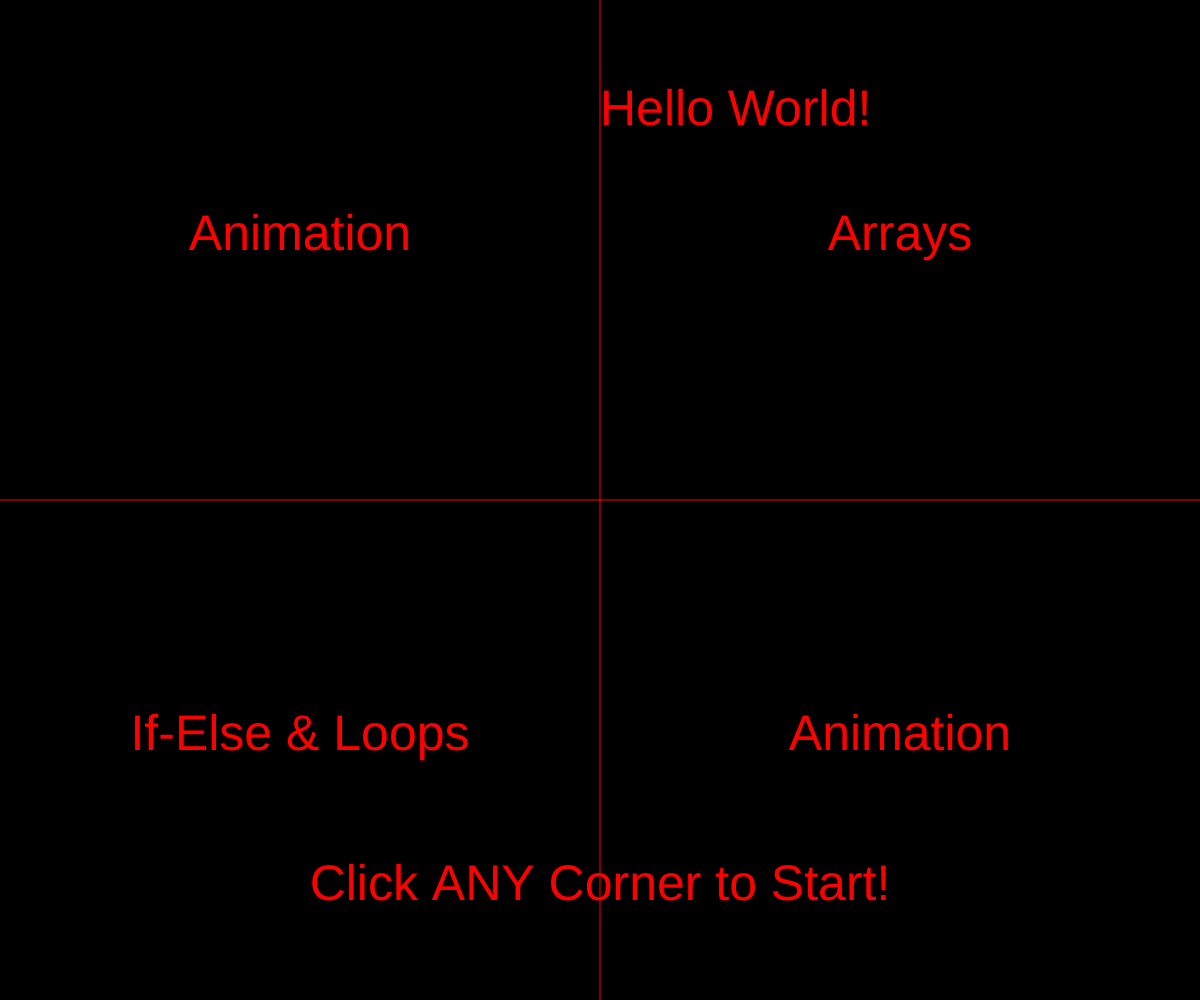
Frame 1 (no input)
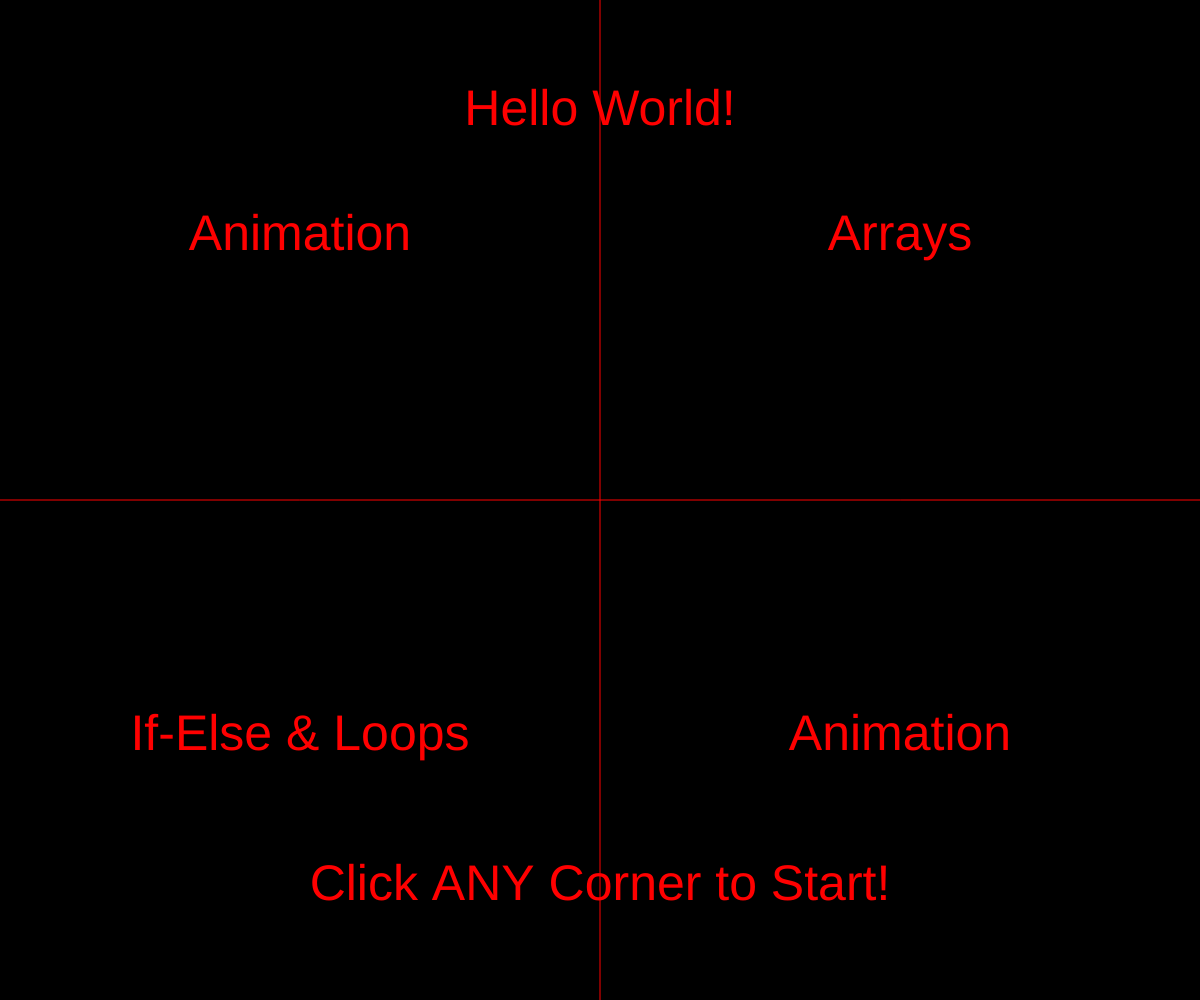
Frame 60 (no input)
Frame 120 (the mouse pressed at the canvas centre since frame 60): identical to frame 60, image omitted

The p5.js sketch that drew these frames (run headless with seeded random() and noise() and a simulated clock; from frame 60 on, the mouse is pressed at the canvas centre):

// p5.js sketch
// ── sketch.js
// 最終課題を制作しよう
let border = 100;
let gameStart = false;
let changedScenes = false;
let sceneNumber = 0;
let squareX, squareY, vx, vy;
const g = 1; // 重力加速度
const vyMax = 30;
let cirleX, circleY;
let img;
let c;
let scene1 = true;
let scene2 = false;
let scene3 = false;
let scene4 = false;
let scene5 = false;



function setup() {
  createCanvas(windowWidth, windowHeight);
  squareX = width / 2;
  squareY = height / 2;
  vx = 5;
  vy = 2.5;

 
}



function draw() {
  if (scene1 == true) {
    let title = "Hello World!";
    let startPrompt = "Click ANY Corner to Start!";
    background('black');
    fill('red');
    stroke('red');
    line(0, height / 2, width, height / 2);
    line(width / 2, 0, width / 2, height);
    noStroke();
    textSize(50);
    text(title, width / 2, height / 8);
    textAlign(CENTER);
    text(startPrompt, width / 2, height - border);
    text("Animation", width / 4, height / 4);
    text("Arrays", width / 4 * 3, height / 4);
    text("If-Else & Loops", width / 4, height / 4 * 3);
    text("Animation", width / 4 * 3, height / 4 * 3);




    textAlign(CENTER);
  } else if(scene2 == true) {
    startGame();
  } else if(scene3 == true) {
    changeScene3();
  } else if(scene4 == true) {
    changeScene4();
  } else if(scene5 == true) {
    changeScene5();
  }


}

function windowResized() {
  resizeCanvas(windowWidth, windowHeight);
}

function mousePressed() {
  if (scene1 == true) {
    if(mouseX < width / 2 && mouseY < height / 2) {
      // do something
      scene2 = true;
    } else if (mouseX > width / 2 && mouseY < height / 2) {
      //do something else
      scene3 = true;
    } else if (mouseX < width / 2 && mouseY > height / 2) {
      // do something else
      scene4 = true;
    } else if (mouseX > width / 2 && mouseY > height / 2) {
      // do something EVEN MORE (else)
      scene5 = true;
    }
    // turn scene 1 off
    scene1 = false;
  } else if (scene1 == false) {
    scene1 = true;
    scene2 = false;
    scene3 = false;
    scene4 = false;
    scene5 = false;
  }
}


/*
* This function was originally called gameStart, but I was too
* lazy to change the name to Scene 1. In this Scene,
* 
*/
function startGame() {
  c = color('hsl(160, 100%, 50%)');

  background(c);

  
  
  fill(0, 102, 153);
  textSize(25);
  text('In this class, I learned to Animate by constantly updating the "draw" function.', width / 2, height / 8 + 25);
  text('By doing this, you can constantly update the coordinate values of certain objects to', width / 2, height / 8 + 50);
  fill('gray');
  text('make it look like they are moving fluidly!', width / 2, height / 8 + 75);
  textSize(50);
  textAlign(CENTER, CENTER);
  fill('black');
  text('Use WASD to move!', width / 2, height / 2);
  
  fill('red');
  square(squareX, squareY, 20, 5);

  
  fill('black');
 
  gameStart = true;


  /*
  * if WASD is pressed, move in the corresponding direction
  */
  if (keyIsPressed && keyCode == 65) {
    squareX -= 3;
  } else if (keyIsPressed && keyCode == 68) {
    squareX += 3;
  } else if (keyIsPressed && keyCode == 83) {
    squareY += 3;
  } else if (keyIsPressed && keyCode == 87) {
    squareY -= 3;
  }

      squareX += vx;
      squareY += vy;
       if (squareX > width || squareX < 0) {
        vx = (-1 * vx);
       }
       if (squareY > height || squareY < 0) {
        vy = (-1 * vy);
       }

      vy += g;
       
      vy = constrain(vy, -vyMax, vyMax);
      squareX = constrain (squareX, 0, width);
      squareY = constrain (squareY, 0, height);
 
}

function changeScene3() {
  c = color(255, 204, 0);
  background('yellow');
  fill('red');
  text("You can access every point in the array by using arrayName[i]" +
  " in this case, i is an indice value.", width / 2 , height / 8 + 50);
  fill('black');
  text("In this class, I learned about arrays and how they can store data! Every array has indices to facilitate access to the data stored.", width / 2, height / 8);
  text("With arrays, the indices start from 0 and work their way up to however long the array is!", width / 2, height / 8 + 25);
  text("arrayName", width / 2, height / 2 - 25)

  
  let string = "This represents an Array!";
  let characterArray = ['T', 'h', 'i', 's', ' ', 'r', 'e', 'p', 'r', 'e', 's', 'e', 'n', 't', 's', ' ', 'a', 'n', ' ', 'a', 'r', 'r', 'a', 'y', '!'];
  let i = 1;
  textAlign(CENTER, CENTER);
  characterArray.forEach(element => {
    text(element, border - 25 + (i * 50), height / 2 + 25);
    textSize(20);
    text(i - 1, border - 25 + (i * 50), height / 2 + 75);
    i++;

  });
  noFill();
  stroke('black');
  rect(0 + border, height / 2, width - 2 * border, 50);
  for(let i = 1; i <= 24; i++) {
    line(border + i * 50, height / 2, border + i * 50, height / 2 + 50);
  }

  fill('green');
  noStroke();
  text("arraryName[0] would return 'T' and arrayName[16] would return 'a'.", width / 2, height / 2 + 200);
}

function changeScene4() {
  let c = color('#0f0');
  background(c);
  fill('yellow');
  stroke('black');

  line(250, height / 3 + 150, 250, height / 3, + 200);
  fill('white');
  triangle(237.5, height / 3 + 150, 262.5, height / 3 + 150, 250, height / 3 + 175);

  rect(150, height / 3, 200, 75);

  

  ellipse(250, height / 3 + 225, 100, 50);
  fill('black');
  text("loop condition", 250, height / 3 + 230);
  textSize(25);
  line(250, height / 3 + 260, 250, height / 3 + 350);
  line(250, height / 3 + 350, 500, height / 3 + 350);
  line(500, height / 3 + 350, 500, height / 3 + 225);
  fill('white');
  textAlign(CENTER, CENTER);
  
  
  stroke('black');
  rect(425, height / 3 + 250, 100, 75);
  line(500, height / 3 + 225, 400, height / 3 + 225);
  triangle(400, height / 3 + 212.5, 400, height / 3 + 242.5, 388.5, height / 3 + 225);
  line(200, height / 3 + 225, 100, height / 3 + 225);
  line(100, height / 3 + 350, 100, height / 3 + 225);
  triangle(87.2, height / 3 + 350, 112.5, height / 3 + 350, 100, height / 3 + 362.5);
  rect(75, height / 3 + 400, 100, 75);
  noStroke();
  fill('black');
  text("stop", 100, height / 3 + 450);
  text("updates counter", 450, height / 3 + 275);
  text("Initialization", 250, height / 3 + 25);
  text("of Loop Counter", 255, height / 3 + 50);

  text("Loops are controlled by conditional statements.", width / 2 + 300, height / 3);
  text("Conditional Statements are expressions that return true or false.", width / 2 + 300, height / 3 + 25);
  text("Every iteration of the loop, a coutner updates and", width / 2 + 300, height / 3 + 50);
  text(" when the condition is broken, The Loop stops!", width / 2 + 300, height / 3 + 75);


}


function changeScene5() {
  background('red');
  fill('orange');
  textSize(60);
  text("SURPRISE IT WAS ME, DIO!!", width / 2, height / 2);
  textSize(10);
  text("Actually, theres nothing here, I ran out of time! :(", width / 2, height / 2 + 100);
}
